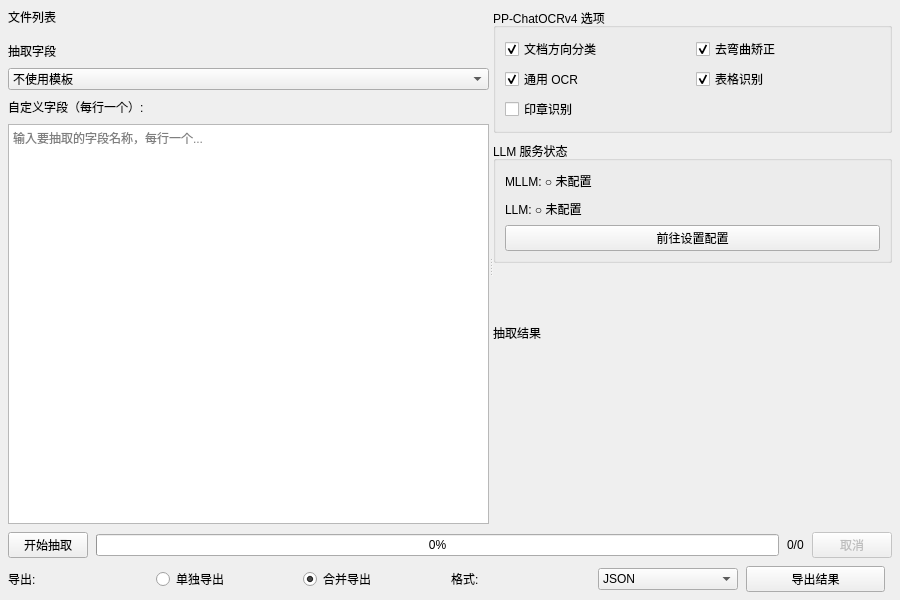
<?xml version="1.0" encoding="UTF-8"?>
<ui version="4.0">
 <class>ExtractionTab</class>
 <widget class="QWidget" name="ExtractionTab">
  <property name="geometry">
   <rect>
    <x>0</x>
    <y>0</y>
    <width>900</width>
    <height>600</height>
   </rect>
  </property>
  <layout class="QVBoxLayout" name="verticalLayout">
   <property name="spacing">
    <number>8</number>
   </property>
   <property name="leftMargin">
    <number>8</number>
   </property>
   <property name="topMargin">
    <number>8</number>
   </property>
   <property name="rightMargin">
    <number>8</number>
   </property>
   <property name="bottomMargin">
    <number>8</number>
   </property>
   <item>
    <widget class="QSplitter" name="mainSplitter">
     <property name="orientation">
      <enum>Qt::Horizontal</enum>
     </property>
     <widget class="QWidget" name="leftPanel">
      <layout class="QVBoxLayout" name="leftLayout">
       <property name="spacing">
        <number>8</number>
       </property>
       <property name="leftMargin">
        <number>0</number>
       </property>
       <property name="topMargin">
        <number>0</number>
       </property>
       <property name="rightMargin">
        <number>0</number>
       </property>
       <property name="bottomMargin">
        <number>0</number>
       </property>
       <item>
        <widget class="QLabel" name="labelFiles">
         <property name="text">
          <string>文件列表</string>
         </property>
        </widget>
       </item>
       <item>
        <widget class="BatchFileListWidget" name="fileListWidget"/>
       </item>
       <item>
        <widget class="QLabel" name="labelKeys">
         <property name="text">
          <string>抽取字段</string>
         </property>
        </widget>
       </item>
       <item>
        <widget class="QComboBox" name="comboTemplate">
         <item>
          <property name="text">
           <string>不使用模板</string>
          </property>
         </item>
        </widget>
       </item>
       <item>
        <widget class="QLabel" name="labelCustomKeys">
         <property name="text">
          <string>自定义字段（每行一个）:</string>
         </property>
        </widget>
       </item>
       <item>
        <widget class="QPlainTextEdit" name="textCustomKeys">
         <property name="placeholderText">
          <string>输入要抽取的字段名称，每行一个...</string>
         </property>
        </widget>
       </item>
      </layout>
     </widget>
     <widget class="QWidget" name="rightPanel">
      <layout class="QVBoxLayout" name="rightLayout">
       <property name="spacing">
        <number>8</number>
       </property>
       <property name="leftMargin">
        <number>0</number>
       </property>
       <property name="topMargin">
        <number>0</number>
       </property>
       <property name="rightMargin">
        <number>0</number>
       </property>
       <property name="bottomMargin">
        <number>0</number>
       </property>
       <item>
        <widget class="QGroupBox" name="groupOptions">
         <property name="title">
          <string>PP-ChatOCRv4 选项</string>
         </property>
         <layout class="QGridLayout" name="optionsLayout">
          <item row="0" column="0">
           <widget class="QCheckBox" name="chkDocOrientation">
            <property name="text">
             <string>文档方向分类</string>
            </property>
            <property name="checked">
             <bool>true</bool>
            </property>
           </widget>
          </item>
          <item row="0" column="1">
           <widget class="QCheckBox" name="chkDocUnwarping">
            <property name="text">
             <string>去弯曲矫正</string>
            </property>
            <property name="checked">
             <bool>true</bool>
            </property>
           </widget>
          </item>
          <item row="1" column="0">
           <widget class="QCheckBox" name="chkGeneralOCR">
            <property name="text">
             <string>通用 OCR</string>
            </property>
            <property name="checked">
             <bool>true</bool>
            </property>
           </widget>
          </item>
          <item row="1" column="1">
           <widget class="QCheckBox" name="chkTableRecognition">
            <property name="text">
             <string>表格识别</string>
            </property>
            <property name="checked">
             <bool>true</bool>
            </property>
           </widget>
          </item>
          <item row="2" column="0">
           <widget class="QCheckBox" name="chkSealRecognition">
            <property name="text">
             <string>印章识别</string>
            </property>
           </widget>
          </item>
         </layout>
        </widget>
       </item>
       <item>
        <widget class="QGroupBox" name="groupLLM">
         <property name="title">
          <string>LLM 服务状态</string>
         </property>
         <layout class="QVBoxLayout" name="llmLayout">
          <item>
           <widget class="QLabel" name="labelMLLMStatus">
            <property name="text">
             <string>MLLM: ○ 未配置</string>
            </property>
           </widget>
          </item>
          <item>
           <widget class="QLabel" name="labelLLMStatus">
            <property name="text">
             <string>LLM: ○ 未配置</string>
            </property>
           </widget>
          </item>
          <item>
           <widget class="QPushButton" name="btnGoToSettings">
            <property name="text">
             <string>前往设置配置</string>
            </property>
           </widget>
          </item>
         </layout>
        </widget>
       </item>
       <item>
        <widget class="QLabel" name="labelResults">
         <property name="text">
          <string>抽取结果</string>
         </property>
        </widget>
       </item>
       <item>
        <widget class="QWidget" name="resultsContainer" native="true">
         <layout class="QVBoxLayout" name="resultsContainerLayout">
          <property name="leftMargin">
           <number>0</number>
          </property>
          <property name="topMargin">
           <number>0</number>
          </property>
          <property name="rightMargin">
           <number>0</number>
          </property>
          <property name="bottomMargin">
           <number>0</number>
          </property>
         </layout>
        </widget>
       </item>
      </layout>
     </widget>
    </widget>
   </item>
   <item>
    <layout class="QHBoxLayout" name="progressLayout">
     <item>
      <widget class="QPushButton" name="btnStart">
       <property name="text">
        <string>开始抽取</string>
       </property>
      </widget>
     </item>
     <item>
      <widget class="QProgressBar" name="progressBar">
       <property name="value">
        <number>0</number>
       </property>
      </widget>
     </item>
     <item>
      <widget class="QLabel" name="labelProgress">
       <property name="text">
        <string>0/0</string>
       </property>
      </widget>
     </item>
     <item>
      <widget class="QPushButton" name="btnCancel">
       <property name="enabled">
        <bool>false</bool>
       </property>
       <property name="text">
        <string>取消</string>
       </property>
      </widget>
     </item>
    </layout>
   </item>
   <item>
    <layout class="QHBoxLayout" name="exportLayout">
     <item>
      <widget class="QLabel" name="labelExportMode">
       <property name="text">
        <string>导出:</string>
       </property>
      </widget>
     </item>
     <item>
      <widget class="QRadioButton" name="radioExportSeparate">
       <property name="text">
        <string>单独导出</string>
       </property>
      </widget>
     </item>
     <item>
      <widget class="QRadioButton" name="radioExportMerged">
       <property name="text">
        <string>合并导出</string>
       </property>
       <property name="checked">
        <bool>true</bool>
       </property>
      </widget>
     </item>
     <item>
      <widget class="QLabel" name="labelFormat">
       <property name="text">
        <string>格式:</string>
       </property>
      </widget>
     </item>
     <item>
      <widget class="QComboBox" name="comboFormat">
       <item>
        <property name="text">
         <string>JSON</string>
        </property>
       </item>
       <item>
        <property name="text">
         <string>Excel</string>
        </property>
       </item>
      </widget>
     </item>
     <item>
      <widget class="QPushButton" name="btnExport">
       <property name="text">
        <string>导出结果</string>
       </property>
      </widget>
     </item>
     <item>
      <spacer name="horizontalSpacer">
       <property name="orientation">
        <enum>Qt::Horizontal</enum>
       </property>
      </spacer>
     </item>
    </layout>
   </item>
  </layout>
 </widget>
 <customwidgets>
  <customwidget>
   <class>BatchFileListWidget</class>
   <extends>QWidget</extends>
   <header>vibeocr.widgets.batch_file_list_widget</header>
  </customwidget>
 </customwidgets>
 <resources/>
 <connections/>
</ui>
